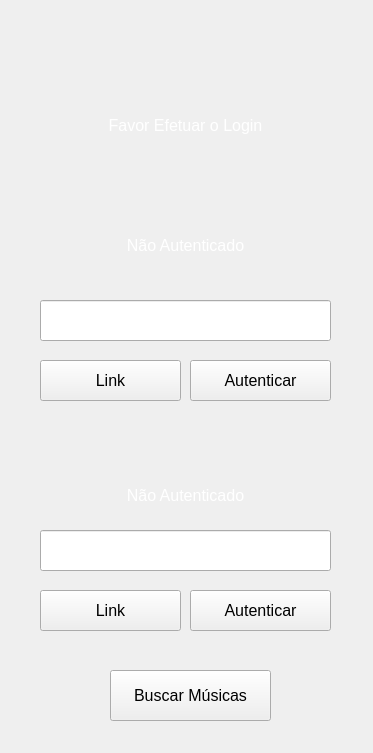
<?xml version="1.0" encoding="UTF-8"?>
<ui version="4.0">
 <class>Form</class>
 <widget class="QWidget" name="Form">
  <property name="geometry">
   <rect>
    <x>0</x>
    <y>0</y>
    <width>373</width>
    <height>753</height>
   </rect>
  </property>
  <property name="palette">
   <palette>
    <active>
     <colorrole role="WindowText">
      <brush brushstyle="SolidPattern">
       <color alpha="255">
        <red>255</red>
        <green>255</green>
        <blue>255</blue>
       </color>
      </brush>
     </colorrole>
    </active>
    <inactive>
     <colorrole role="WindowText">
      <brush brushstyle="SolidPattern">
       <color alpha="255">
        <red>255</red>
        <green>255</green>
        <blue>255</blue>
       </color>
      </brush>
     </colorrole>
    </inactive>
    <disabled>
     <colorrole role="WindowText">
      <brush brushstyle="SolidPattern">
       <color alpha="255">
        <red>120</red>
        <green>120</green>
        <blue>120</blue>
       </color>
      </brush>
     </colorrole>
    </disabled>
   </palette>
  </property>
  <property name="windowTitle">
   <string>Form</string>
  </property>
  <property name="windowIcon">
   <iconset>
    <normaloff>images/logo2.png</normaloff>images/logo2.png</iconset>
  </property>
  <widget class="QLabel" name="txt_user">
   <property name="geometry">
    <rect>
     <x>40</x>
     <y>110</y>
     <width>291</width>
     <height>31</height>
    </rect>
   </property>
   <property name="font">
    <font>
     <pointsize>12</pointsize>
    </font>
   </property>
   <property name="text">
    <string>Favor Efetuar o Login</string>
   </property>
   <property name="alignment">
    <set>Qt::AlignCenter</set>
   </property>
  </widget>
  <widget class="QPushButton" name="btn_add_songs">
   <property name="geometry">
    <rect>
     <x>110</x>
     <y>670</y>
     <width>161</width>
     <height>51</height>
    </rect>
   </property>
   <property name="font">
    <font>
     <pointsize>12</pointsize>
    </font>
   </property>
   <property name="text">
    <string>Buscar Músicas</string>
   </property>
  </widget>
  <widget class="QLabel" name="txt_auth_google">
   <property name="geometry">
    <rect>
     <x>40</x>
     <y>230</y>
     <width>291</width>
     <height>31</height>
    </rect>
   </property>
   <property name="font">
    <font>
     <pointsize>12</pointsize>
    </font>
   </property>
   <property name="text">
    <string>Não Autenticado</string>
   </property>
   <property name="alignment">
    <set>Qt::AlignCenter</set>
   </property>
  </widget>
  <widget class="QLabel" name="txt_auth_spotify">
   <property name="geometry">
    <rect>
     <x>40</x>
     <y>480</y>
     <width>291</width>
     <height>31</height>
    </rect>
   </property>
   <property name="font">
    <font>
     <pointsize>12</pointsize>
    </font>
   </property>
   <property name="text">
    <string>Não Autenticado</string>
   </property>
   <property name="alignment">
    <set>Qt::AlignCenter</set>
   </property>
  </widget>
  <widget class="QLineEdit" name="txt_google">
   <property name="geometry">
    <rect>
     <x>40</x>
     <y>300</y>
     <width>291</width>
     <height>41</height>
    </rect>
   </property>
   <property name="font">
    <font>
     <pointsize>10</pointsize>
    </font>
   </property>
  </widget>
  <widget class="QLineEdit" name="txt_spotify">
   <property name="geometry">
    <rect>
     <x>40</x>
     <y>530</y>
     <width>291</width>
     <height>41</height>
    </rect>
   </property>
   <property name="font">
    <font>
     <pointsize>10</pointsize>
    </font>
   </property>
  </widget>
  <widget class="QPushButton" name="btn_link_google">
   <property name="geometry">
    <rect>
     <x>40</x>
     <y>360</y>
     <width>141</width>
     <height>41</height>
    </rect>
   </property>
   <property name="font">
    <font>
     <pointsize>12</pointsize>
    </font>
   </property>
   <property name="text">
    <string>Link</string>
   </property>
  </widget>
  <widget class="QPushButton" name="btn_autenticar_google">
   <property name="geometry">
    <rect>
     <x>190</x>
     <y>360</y>
     <width>141</width>
     <height>41</height>
    </rect>
   </property>
   <property name="font">
    <font>
     <pointsize>12</pointsize>
    </font>
   </property>
   <property name="text">
    <string>Autenticar</string>
   </property>
  </widget>
  <widget class="QPushButton" name="btn_autenticar_spotify">
   <property name="geometry">
    <rect>
     <x>190</x>
     <y>590</y>
     <width>141</width>
     <height>41</height>
    </rect>
   </property>
   <property name="font">
    <font>
     <pointsize>12</pointsize>
    </font>
   </property>
   <property name="text">
    <string>Autenticar</string>
   </property>
  </widget>
  <widget class="QPushButton" name="btn_link_spotify">
   <property name="geometry">
    <rect>
     <x>40</x>
     <y>590</y>
     <width>141</width>
     <height>41</height>
    </rect>
   </property>
   <property name="font">
    <font>
     <pointsize>12</pointsize>
    </font>
   </property>
   <property name="text">
    <string>Link</string>
   </property>
  </widget>
 </widget>
 <resources/>
 <connections/>
</ui>
